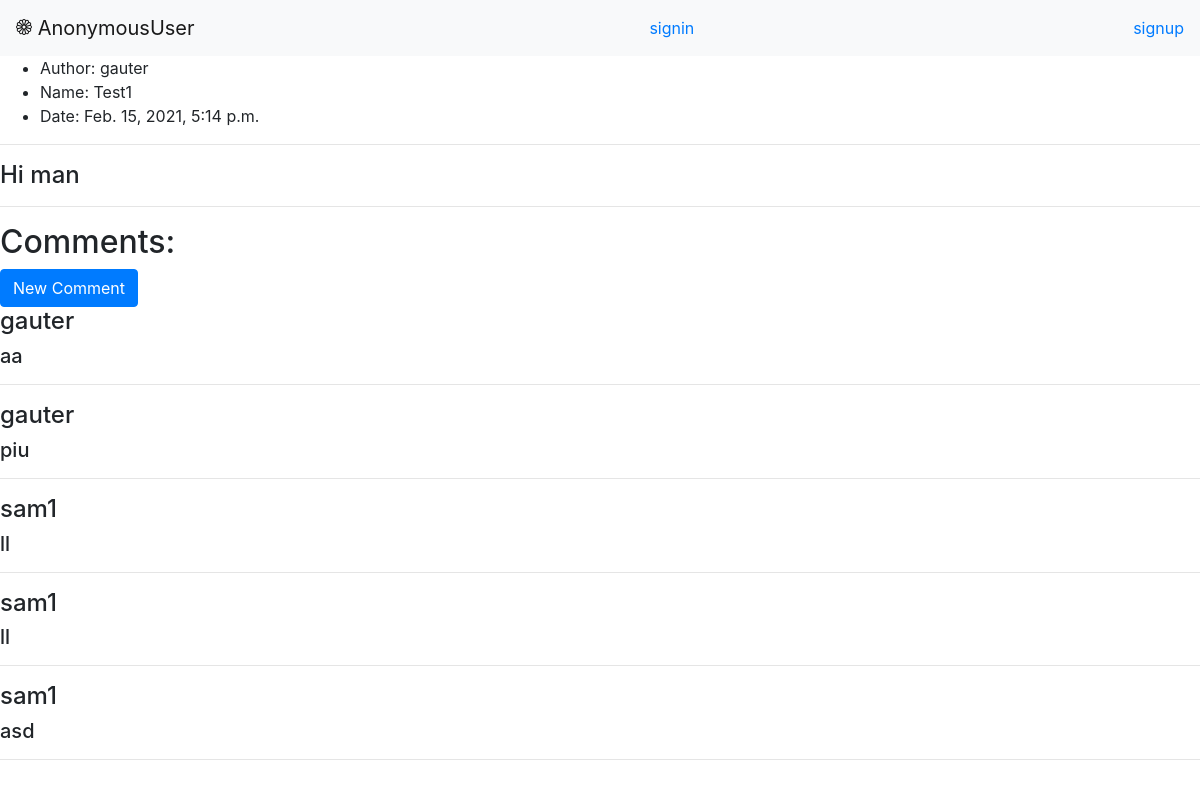
/site/1/, run on the app's committed database.
### page/models.py (models this page shows, shortened)
class Post(models.Model):
    author = models.ForeignKey(User, on_delete = models.CASCADE, null = True)
    name = models.CharField(max_length = 30)
    content = models.TextField()
    date = models.DateTimeField(auto_now = True)
    slug = models.SlugField(null = True, unique = True)

class Comment(models.Model):
    author = models.ForeignKey(User, on_delete = models.CASCADE, null = True)
    post = models.ForeignKey(Post, on_delete = models.CASCADE, null = True)
    content = models.TextField()

### page/views.py (the view, shortened to what this page needs)
# urls.py: path('<slug:slug>/', views.post, name = 'post'),
def post(request, slug):
    form = CommentForm()
    list_post = Post.objects.get(slug = slug)
    list_comment = Comment.objects.filter(post = list_post)
    data = {
        'list_post': list_post,
        'form': form,
        'list_comment': list_comment
    }
    return render(request, 'post.html', data)

### page/templates/post.html (shortened to what this page needs)
{% extends 'base.html' %} {% block content %}
<ul>
  <li>Author: {{list_post.author}}</li>
  <li>Name: {{list_post.name}}</li>
  <li>Date: {{list_post.date}}</li>
</ul>
<hr />
<h4>{{list_post.content}}</h4>
<hr />
<h2>Comments:</h2>
<button
  type="button"
  class="btn btn-primary"
  data-toggle="modal"
  data-target="#exampleModal"
  data-whatever="@mdo"
>
  New Comment
</button>
{% for i in list_comment %}
<h4>{{i.author}}</h4>
<h5>{{i.content}}</h5>
<hr />
{% endfor %} {% endblock %}

### data on the page
Post: author "gauter", name "Test1", date "Feb. 15, 2021, 5:14 p.m.", content "Hi man"
Comment: author "gauter", content "aa"
Comment: author "gauter", content "piu"
Comment: author "sam1", content "ll"
Comment: author "sam1", content "ll"
Comment: author "sam1", content "asd"

### other printed values
{{ user }} "AnonymousUser"
